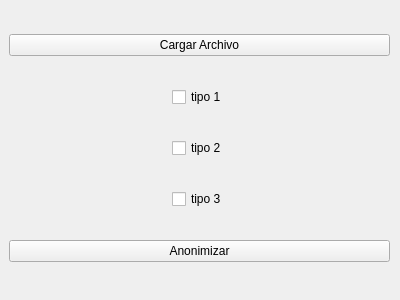
<?xml version="1.0" encoding="UTF-8"?>
<ui version="4.0">
 <class>Form</class>
 <widget class="QWidget" name="Form">
  <property name="geometry">
   <rect>
    <x>0</x>
    <y>0</y>
    <width>400</width>
    <height>300</height>
   </rect>
  </property>
  <property name="windowTitle">
   <string>Form</string>
  </property>
  <widget class="QWidget" name="verticalLayoutWidget">
   <property name="geometry">
    <rect>
     <x>9</x>
     <y>9</y>
     <width>381</width>
     <height>281</height>
    </rect>
   </property>
   <layout class="QVBoxLayout" name="verticalLayout">
    <item>
     <widget class="QPushButton" name="load_button">
      <property name="text">
       <string>Cargar Archivo</string>
      </property>
     </widget>
    </item>
    <item>
     <layout class="QHBoxLayout" name="horizontalLayout_3">
      <item>
       <spacer name="horizontalSpacer">
        <property name="orientation">
         <enum>Qt::Horizontal</enum>
        </property>
        <property name="sizeHint" stdset="0">
         <size>
          <width>40</width>
          <height>20</height>
         </size>
        </property>
       </spacer>
      </item>
      <item>
       <widget class="QCheckBox" name="type1">
        <property name="text">
         <string>tipo 1</string>
        </property>
       </widget>
      </item>
      <item>
       <spacer name="horizontalSpacer_2">
        <property name="orientation">
         <enum>Qt::Horizontal</enum>
        </property>
        <property name="sizeHint" stdset="0">
         <size>
          <width>40</width>
          <height>20</height>
         </size>
        </property>
       </spacer>
      </item>
     </layout>
    </item>
    <item>
     <layout class="QHBoxLayout" name="horizontalLayout_5">
      <item>
       <spacer name="horizontalSpacer_7">
        <property name="orientation">
         <enum>Qt::Horizontal</enum>
        </property>
        <property name="sizeHint" stdset="0">
         <size>
          <width>40</width>
          <height>20</height>
         </size>
        </property>
       </spacer>
      </item>
      <item>
       <widget class="QCheckBox" name="type2">
        <property name="text">
         <string>tipo 2</string>
        </property>
       </widget>
      </item>
      <item>
       <spacer name="horizontalSpacer_8">
        <property name="orientation">
         <enum>Qt::Horizontal</enum>
        </property>
        <property name="sizeHint" stdset="0">
         <size>
          <width>40</width>
          <height>20</height>
         </size>
        </property>
       </spacer>
      </item>
     </layout>
    </item>
    <item>
     <layout class="QHBoxLayout" name="horizontalLayout_6">
      <item>
       <spacer name="horizontalSpacer_6">
        <property name="orientation">
         <enum>Qt::Horizontal</enum>
        </property>
        <property name="sizeHint" stdset="0">
         <size>
          <width>40</width>
          <height>20</height>
         </size>
        </property>
       </spacer>
      </item>
      <item>
       <widget class="QCheckBox" name="type3">
        <property name="text">
         <string>tipo 3</string>
        </property>
       </widget>
      </item>
      <item>
       <spacer name="horizontalSpacer_5">
        <property name="orientation">
         <enum>Qt::Horizontal</enum>
        </property>
        <property name="sizeHint" stdset="0">
         <size>
          <width>40</width>
          <height>20</height>
         </size>
        </property>
       </spacer>
      </item>
     </layout>
    </item>
    <item>
     <widget class="QPushButton" name="anon_button">
      <property name="text">
       <string>Anonimizar</string>
      </property>
     </widget>
    </item>
   </layout>
  </widget>
 </widget>
 <resources/>
 <connections/>
</ui>
